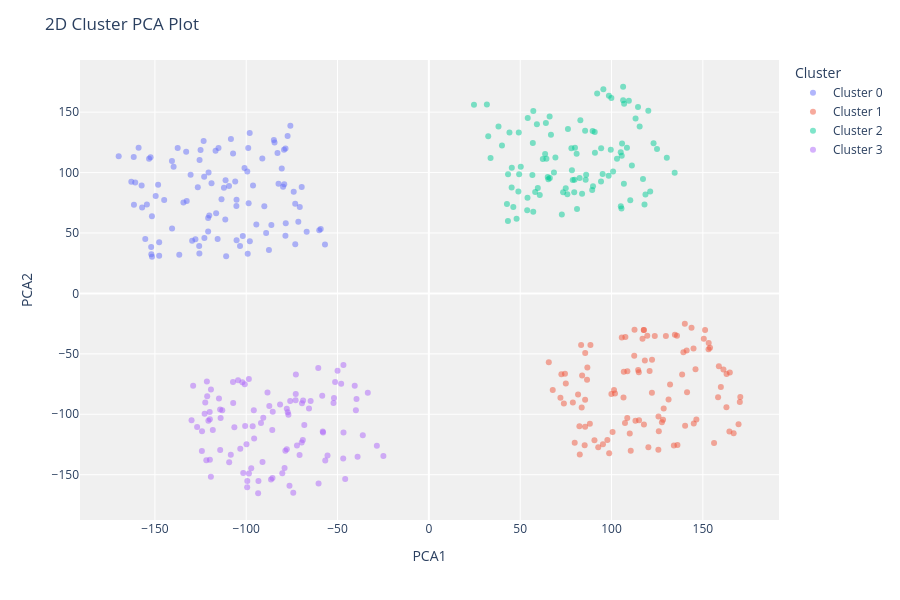

The code cell stored with this chart in its notebook:
### Code cell
plot_model(fake_model, plot="cluster")
